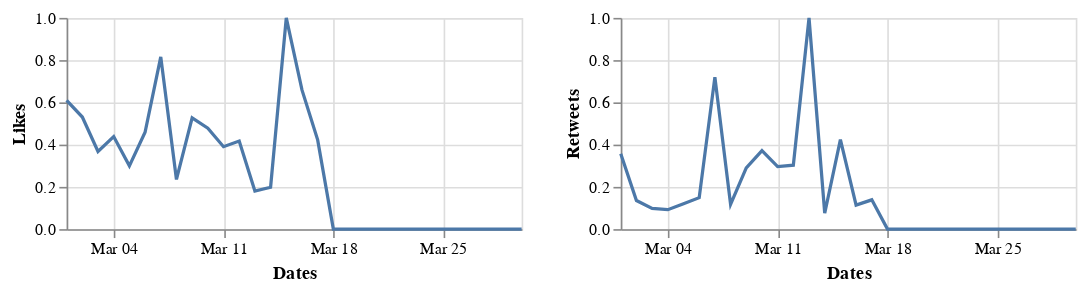

Source (notebook cell):
### Markdown cell above
## March 2020

### Code cell
alt.hconcat(c1_mar, c2_mar)

### Figure 1 — Vega-Lite specification as saved in the notebook (floating-point values rounded to 4 significant figures)
{"config": {"view": {"continuousWidth": 400, "continuousHeight": 300}}, "hconcat": [{"data": {"name": "data-249ad2a6f2cece163d44f4aeeaab0ec9"}, "mark": "line", "encoding": {"x": {"type": "temporal", "field": "Dates", "timeUnit": "monthdate", "title": "Dates"}, "y": {"type": "quantitative", "field": "Likes"}}, "height": 130, "width": 280}, {"data": {"name": "data-938ccfa22245741237b45f1ce896353a"}, "mark": "line", "encoding": {"x": {"type": "temporal", "field": "Dates", "timeUnit": "monthdate", "title": "Dates"}, "y": {"type": "quantitative", "field": "Retweets"}}, "height": 130, "width": 280}], "$schema": "https://vega.github.io/schema/vega-lite/v4.8.1.json", "datasets": {"data-249ad2a6f2cece163d44f4aeeaab0ec9": [{"Dates": "2020-03-01T00:00:00", "Likes": 0.6095}, {"Dates": "2020-03-02T00:00:00", "Likes": 0.5307}, {"Dates": "2020-03-03T00:00:00", "Likes": 0.3674}, {"Dates": "2020-03-04T00:00:00", "Likes": 0.4382}, {"Dates": "2020-03-05T00:00:00", "Likes": 0.2994}, {"Dates": "2020-03-06T00:00:00", "Likes": 0.4583}, {"Dates": "2020-03-07T00:00:00", "Likes": 0.8153}, {"Dates": "2020-03-08T00:00:00", "Likes": 0.2352}, {"Dates": "2020-03-09T00:00:00", "Likes": 0.527}, {"Dates": "2020-03-10T00:00:00", "Likes": 0.4775}, {"Dates": "2020-03-11T00:00:00", "Likes": 0.3902}, {"Dates": "2020-03-12T00:00:00", "Likes": 0.4168}, {"Dates": "2020-03-13T00:00:00", "Likes": 0.1803}, {"Dates": "2020-03-14T00:00:00", "Likes": 0.1982}, {"Dates": "2020-03-15T00:00:00", "Likes": 1.0}, {"Dates": "2020-03-16T00:00:00", "Likes": 0.6588}, {"Dates": "2020-03-17T00:00:00", "Likes": 0.4226}, {"Dates": "2020-03-18T00:00:00", "Likes": 0.0}, {"Dates": "2020-03-19T00:00:00", "Likes": 0.0}, {"Dates": "2020-03-20T00:00:00", "Likes": 0.0}, {"Dates": "2020-03-21T00:00:00", "Likes": 0.0}, {"Dates": "2020-03-22T00:00:00", "Likes": 0.0}, {"Dates": "2020-03-23T00:00:00", "Likes": 0.0}, {"Dates": "2020-03-24T00:00:00", "Likes": 0.0}, {"Dates": "2020-03-25T00:00:00", "Likes": 0.0}, {"Dates": "2020-03-26T00:00:00", "Likes": 0.0}, {"Dates": "2020-03-27T00:00:00", "Likes": 0.0}, {"Dates": "2020-03-28T00:00:00", "Likes": 0.0}, {"Dates": "2020-03-29T00:00:00", "Likes": 0.0}, {"Dates": "2020-03-30T00:00:00", "Likes": 0.0}], "data-938ccfa22245741237b45f1ce896353a": [{"Dates": "2020-03-01T00:00:00", "Retweets": 0.3566}, {"Dates": "2020-03-02T00:00:00", "Retweets": 0.1355}, {"Dates": "2020-03-03T00:00:00", "Retweets": 0.0983}, {"Dates": "2020-03-04T00:00:00", "Retweets": 0.0921}, {"Dates": "2020-03-05T00:00:00", "Retweets": 0.1199}, {"Dates": "2020-03-06T00:00:00", "Retweets": 0.149}, {"Dates": "2020-03-07T00:00:00", "Retweets": 0.7194}, {"Dates": "2020-03-08T00:00:00", "Retweets": 0.1167}, {"Dates": "2020-03-09T00:00:00", "Retweets": 0.2896}, {"Dates": "2020-03-10T00:00:00", "Retweets": 0.3712}, {"Dates": "2020-03-11T00:00:00", "Retweets": 0.2959}, {"Dates": "2020-03-12T00:00:00", "Retweets": 0.3027}, {"Dates": "2020-03-13T00:00:00", "Retweets": 1.0}, {"Dates": "2020-03-14T00:00:00", "Retweets": 0.07517}, {"Dates": "2020-03-15T00:00:00", "Retweets": 0.4239}, {"Dates": "2020-03-16T00:00:00", "Retweets": 0.1136}, {"Dates": "2020-03-17T00:00:00", "Retweets": 0.1386}, {"Dates": "2020-03-18T00:00:00", "Retweets": 0.0}, {"Dates": "2020-03-19T00:00:00", "Retweets": 0.0}, {"Dates": "2020-03-20T00:00:00", "Retweets": 0.0}, {"Dates": "2020-03-21T00:00:00", "Retweets": 0.0}, {"Dates": "2020-03-22T00:00:00", "Retweets": 0.0}, {"Dates": "2020-03-23T00:00:00", "Retweets": 0.0}, {"Dates": "2020-03-24T00:00:00", "Retweets": 0.0}, {"Dates": "2020-03-25T00:00:00", "Retweets": 0.0}, {"Dates": "2020-03-26T00:00:00", "Retweets": 0.0}, {"Dates": "2020-03-27T00:00:00", "Retweets": 0.0}, {"Dates": "2020-03-28T00:00:00", "Retweets": 0.0}, {"Dates": "2020-03-29T00:00:00", "Retweets": 0.0}, {"Dates": "2020-03-30T00:00:00", "Retweets": 0.0}]}}
